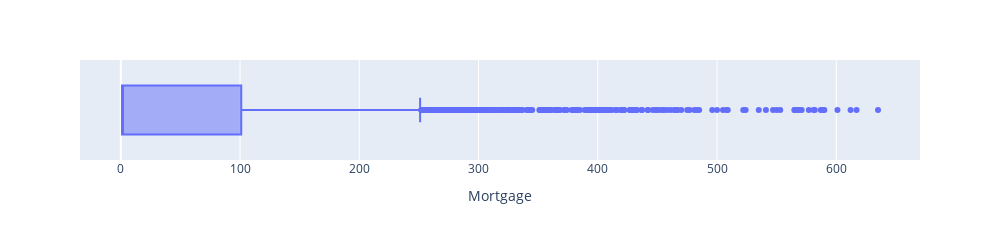
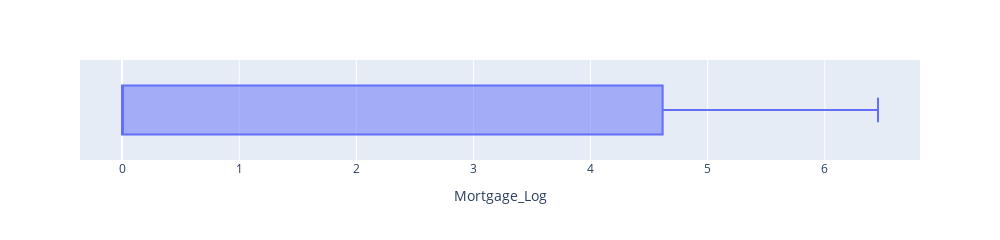

The code cell stored with these charts, in order, in its notebook:
### Markdown cell above
#### Note: 
1. Introducing a Categorical variable 'HasMortgage' similar to other categorical variables before applying transformation
2. Given the extreme skewness of Mortgage amounts, applying a Log transformation

### Code cell
df1.Mortgage = df1.Mortgage.apply(lambda x: 1 if(x == 0) else x)

df1['Mortgage_Log'] = np.log(df1.Mortgage)

fig = px.box(df1, x='Mortgage', width=1000, height=200)
fig.show()

fig = px.box(df1, x='Mortgage_Log', width=1000, height=200)
fig.show()

### Figure 1 — Plotly figure (JSON) as saved in the notebook; plotly's stock layout.template omitted (floating-point values rounded to 4 significant figures; data arrays with more than 128 entries replaced by an {"elided": "..."} marker saying what was removed)
{"data": [{"alignmentgroup": "True", "hovertemplate": "Mortgage=%{x}<extra></extra>", "legendgroup": "", "marker": {"color": "#636efa"}, "name": "", "notched": false, "offsetgroup": "", "orientation": "h", "showlegend": false, "type": "box", "x": {"elided": "4947 int values"}, "x0": " ", "xaxis": "x", "y0": " ", "yaxis": "y"}], "layout": {"boxmode": "group", "height": 200, "legend": {"tracegroupgap": 0}, "margin": {"t": 60}, "width": 1000, "xaxis": {"anchor": "y", "domain": [0, 1], "title": {"text": "Mortgage"}}, "yaxis": {"anchor": "x", "domain": [0, 1]}}}

### Figure 2 — Plotly figure (JSON) as saved in the notebook; plotly's stock layout.template omitted (floating-point values rounded to 4 significant figures; data arrays with more than 128 entries replaced by an {"elided": "..."} marker saying what was removed)
{"data": [{"alignmentgroup": "True", "hovertemplate": "Mortgage_Log=%{x}<extra></extra>", "legendgroup": "", "marker": {"color": "#636efa"}, "name": "", "notched": false, "offsetgroup": "", "orientation": "h", "showlegend": false, "type": "box", "x": {"elided": "4947 float values"}, "x0": " ", "xaxis": "x", "y0": " ", "yaxis": "y"}], "layout": {"boxmode": "group", "height": 200, "legend": {"tracegroupgap": 0}, "margin": {"t": 60}, "width": 1000, "xaxis": {"anchor": "y", "domain": [0, 1], "title": {"text": "Mortgage_Log"}}, "yaxis": {"anchor": "x", "domain": [0, 1]}}}
